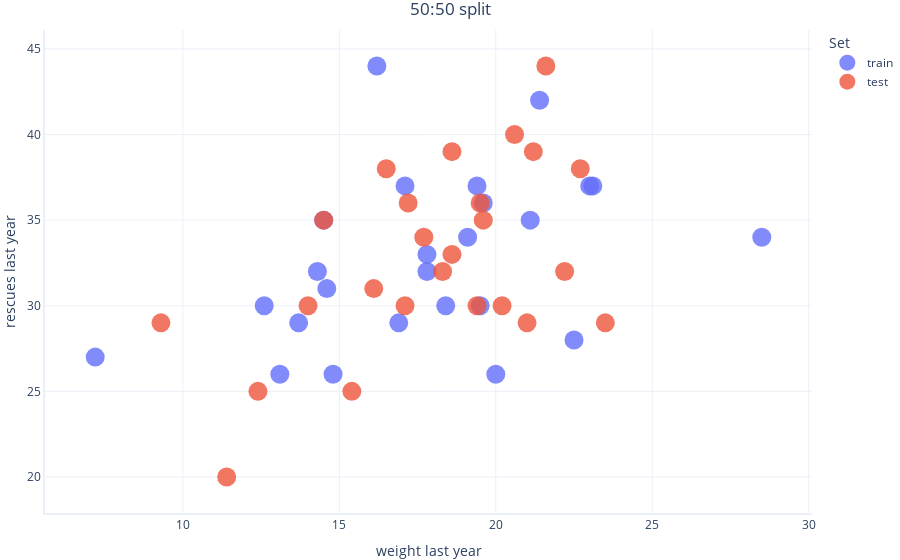
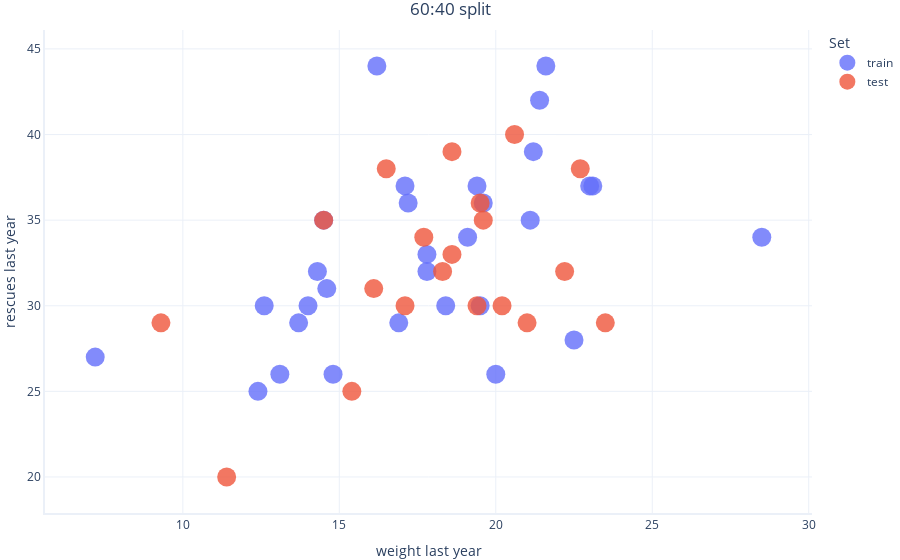
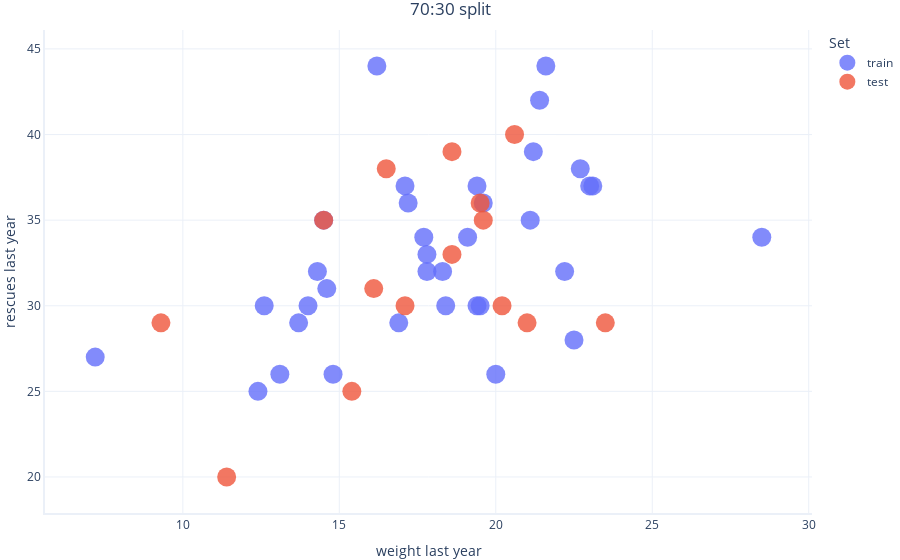
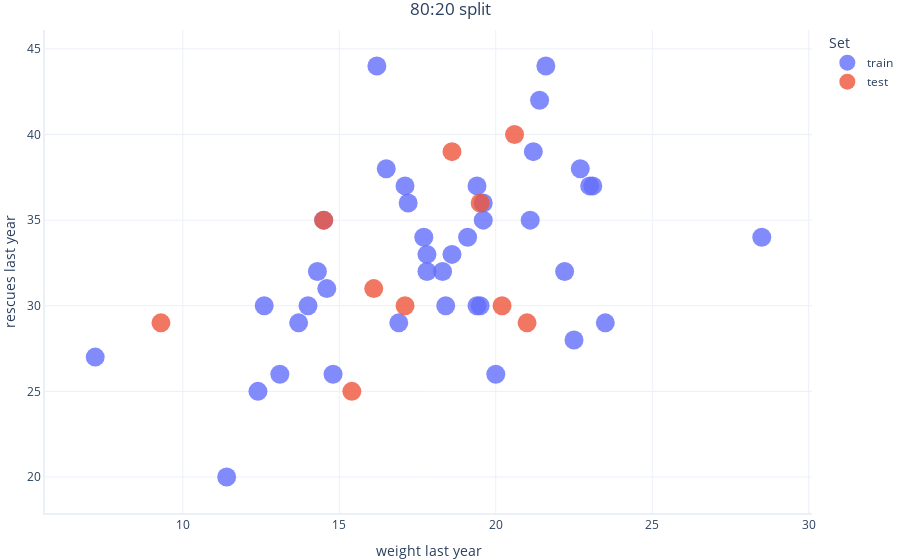

Write notebook code for charts like these, in order.
### Markdown cell above
Notice we have 50 observations plotted (which corresponds to the number of samples in the dataset).

## Dataset split ratio comparison

We'll now split our dataset using different ratios to understand how these can affect our models.

### Code cell
# Split Dataset using different ratios 50:50, 60:40, 70:30, 80:20
train_5050, test_5050 = train_test_split(dataset, test_size=0.5, random_state=2)
train_6040, test_6040 = train_test_split(dataset, test_size=0.4, random_state=2)
train_7030, test_7030 = train_test_split(dataset, test_size=0.3, random_state=2)
train_8020, test_8020 = train_test_split(dataset, test_size=0.2, random_state=2)

# Add a column to each set to identify if a datapoint belongs to "train" or "test"
train_5050, test_5050 = train_5050.assign(Set="train"), test_5050.assign(Set="test")
train_6040, test_6040 = train_6040.assign(Set="train"), test_6040.assign(Set="test")
train_7030, test_7030 = train_7030.assign(Set="train"), test_7030.assign(Set="test")
train_8020, test_8020 = train_8020.assign(Set="train"), test_8020.assign(Set="test")

# Concatenate the "train" and "test" sets for each split so we can plot them on the same chart
df_5050 = pd.concat([train_5050, test_5050], axis=0)
df_6040 = pd.concat([train_6040, test_6040], axis=0)
df_7030 = pd.concat([train_7030, test_7030], axis=0)
df_8020 = pd.concat([train_8020, test_8020], axis=0)

# Plot each distribution for comparison
graphing.scatter_2D(df_5050, "weight_last_year", "rescues_last_year", title="50:50 split", label_colour="Set", show=True)
graphing.scatter_2D(df_6040, "weight_last_year", "rescues_last_year", title="60:40 split", label_colour="Set", show=True)
graphing.scatter_2D(df_7030, "weight_last_year", "rescues_last_year", title="70:30 split", label_colour="Set", show=True)
graphing.scatter_2D(df_8020, "weight_last_year", "rescues_last_year", title="80:20 split", label_colour="Set")

### Figure 1 — Plotly figure (JSON) as saved in the notebook; plotly's stock layout.template omitted (floating-point values rounded to 4 significant figures)
{"data": [{"hovertemplate": "Set=train<br>weight last year=%{x}<br>rescues last year=%{y}<extra></extra>", "legendgroup": "train", "marker": {"color": "#636efa", "size": 19, "symbol": "circle"}, "mode": "markers", "name": "train", "orientation": "v", "showlegend": true, "type": "scatter", "x": [21.4, 19.4, 19.1, 12.6, 14.5, 18.4, 13.1, 13.7, 23.1, 14.6, 14.8, 21.1, 19.5, 22.5, 16.2, 17.1, 23, 17.8, 17.8, 20, 28.5, 14.3, 16.9, 19.6, 7.2], "xaxis": "x", "y": [42, 37, 34, 30, 35, 30, 26, 29, 37, 31, 26, 35, 30, 28, 44, 37, 37, 32, 33, 26, 34, 32, 29, 36, 27], "yaxis": "y"}, {"hovertemplate": "Set=test<br>weight last year=%{x}<br>rescues last year=%{y}<extra></extra>", "legendgroup": "test", "marker": {"color": "#EF553B", "size": 19, "symbol": "circle"}, "mode": "markers", "name": "test", "orientation": "v", "showlegend": true, "type": "scatter", "x": [18.6, 17.1, 16.1, 20.2, 19.5, 14.5, 15.4, 21, 9.3, 20.6, 11.4, 23.5, 19.6, 18.6, 16.5, 19.4, 22.7, 17.7, 22.2, 18.3, 21.6, 12.4, 21.2, 14, 17.2], "xaxis": "x", "y": [39, 30, 31, 30, 36, 35, 25, 29, 29, 40, 20, 29, 35, 33, 38, 30, 38, 34, 32, 32, 44, 25, 39, 30, 36], "yaxis": "y"}], "layout": {"legend": {"title": {"text": "Set"}, "tracegroupgap": 0}, "title": {"text": "50:50 split"}, "xaxis": {"anchor": "y", "domain": [0, 1], "title": {"text": "weight last year"}}, "yaxis": {"anchor": "x", "domain": [0, 1], "title": {"text": "rescues last year"}}}}

### Figure 2 — Plotly figure (JSON) as saved in the notebook; plotly's stock layout.template omitted (floating-point values rounded to 4 significant figures)
{"data": [{"hovertemplate": "Set=train<br>weight last year=%{x}<br>rescues last year=%{y}<extra></extra>", "legendgroup": "train", "marker": {"color": "#636efa", "size": 19, "symbol": "circle"}, "mode": "markers", "name": "train", "orientation": "v", "showlegend": true, "type": "scatter", "x": [21.6, 12.4, 21.2, 14, 17.2, 21.4, 19.4, 19.1, 12.6, 14.5, 18.4, 13.1, 13.7, 23.1, 14.6, 14.8, 21.1, 19.5, 22.5, 16.2, 17.1, 23, 17.8, 17.8, 20, 28.5, 14.3, 16.9, 19.6, 7.2], "xaxis": "x", "y": [44, 25, 39, 30, 36, 42, 37, 34, 30, 35, 30, 26, 29, 37, 31, 26, 35, 30, 28, 44, 37, 37, 32, 33, 26, 34, 32, 29, 36, 27], "yaxis": "y"}, {"hovertemplate": "Set=test<br>weight last year=%{x}<br>rescues last year=%{y}<extra></extra>", "legendgroup": "test", "marker": {"color": "#EF553B", "size": 19, "symbol": "circle"}, "mode": "markers", "name": "test", "orientation": "v", "showlegend": true, "type": "scatter", "x": [18.6, 17.1, 16.1, 20.2, 19.5, 14.5, 15.4, 21, 9.3, 20.6, 11.4, 23.5, 19.6, 18.6, 16.5, 19.4, 22.7, 17.7, 22.2, 18.3], "xaxis": "x", "y": [39, 30, 31, 30, 36, 35, 25, 29, 29, 40, 20, 29, 35, 33, 38, 30, 38, 34, 32, 32], "yaxis": "y"}], "layout": {"legend": {"title": {"text": "Set"}, "tracegroupgap": 0}, "title": {"text": "60:40 split"}, "xaxis": {"anchor": "y", "domain": [0, 1], "title": {"text": "weight last year"}}, "yaxis": {"anchor": "x", "domain": [0, 1], "title": {"text": "rescues last year"}}}}

### Figure 3 — Plotly figure (JSON) as saved in the notebook; plotly's stock layout.template omitted (floating-point values rounded to 4 significant figures)
{"data": [{"hovertemplate": "Set=train<br>weight last year=%{x}<br>rescues last year=%{y}<extra></extra>", "legendgroup": "train", "marker": {"color": "#636efa", "size": 19, "symbol": "circle"}, "mode": "markers", "name": "train", "orientation": "v", "showlegend": true, "type": "scatter", "x": [19.4, 22.7, 17.7, 22.2, 18.3, 21.6, 12.4, 21.2, 14, 17.2, 21.4, 19.4, 19.1, 12.6, 14.5, 18.4, 13.1, 13.7, 23.1, 14.6, 14.8, 21.1, 19.5, 22.5, 16.2, 17.1, 23, 17.8, 17.8, 20, 28.5, 14.3, 16.9, 19.6, 7.2], "xaxis": "x", "y": [30, 38, 34, 32, 32, 44, 25, 39, 30, 36, 42, 37, 34, 30, 35, 30, 26, 29, 37, 31, 26, 35, 30, 28, 44, 37, 37, 32, 33, 26, 34, 32, 29, 36, 27], "yaxis": "y"}, {"hovertemplate": "Set=test<br>weight last year=%{x}<br>rescues last year=%{y}<extra></extra>", "legendgroup": "test", "marker": {"color": "#EF553B", "size": 19, "symbol": "circle"}, "mode": "markers", "name": "test", "orientation": "v", "showlegend": true, "type": "scatter", "x": [18.6, 17.1, 16.1, 20.2, 19.5, 14.5, 15.4, 21, 9.3, 20.6, 11.4, 23.5, 19.6, 18.6, 16.5], "xaxis": "x", "y": [39, 30, 31, 30, 36, 35, 25, 29, 29, 40, 20, 29, 35, 33, 38], "yaxis": "y"}], "layout": {"legend": {"title": {"text": "Set"}, "tracegroupgap": 0}, "title": {"text": "70:30 split"}, "xaxis": {"anchor": "y", "domain": [0, 1], "title": {"text": "weight last year"}}, "yaxis": {"anchor": "x", "domain": [0, 1], "title": {"text": "rescues last year"}}}}

### Figure 4 — Plotly figure (JSON) as saved in the notebook; plotly's stock layout.template omitted (floating-point values rounded to 4 significant figures)
{"data": [{"hovertemplate": "Set=train<br>weight last year=%{x}<br>rescues last year=%{y}<extra></extra>", "legendgroup": "train", "marker": {"color": "#636efa", "size": 19, "symbol": "circle"}, "mode": "markers", "name": "train", "orientation": "v", "showlegend": true, "type": "scatter", "x": [11.4, 23.5, 19.6, 18.6, 16.5, 19.4, 22.7, 17.7, 22.2, 18.3, 21.6, 12.4, 21.2, 14, 17.2, 21.4, 19.4, 19.1, 12.6, 14.5, 18.4, 13.1, 13.7, 23.1, 14.6, 14.8, 21.1, 19.5, 22.5, 16.2, 17.1, 23, 17.8, 17.8, 20, 28.5, 14.3, 16.9, 19.6, 7.2], "xaxis": "x", "y": [20, 29, 35, 33, 38, 30, 38, 34, 32, 32, 44, 25, 39, 30, 36, 42, 37, 34, 30, 35, 30, 26, 29, 37, 31, 26, 35, 30, 28, 44, 37, 37, 32, 33, 26, 34, 32, 29, 36, 27], "yaxis": "y"}, {"hovertemplate": "Set=test<br>weight last year=%{x}<br>rescues last year=%{y}<extra></extra>", "legendgroup": "test", "marker": {"color": "#EF553B", "size": 19, "symbol": "circle"}, "mode": "markers", "name": "test", "orientation": "v", "showlegend": true, "type": "scatter", "x": [18.6, 17.1, 16.1, 20.2, 19.5, 14.5, 15.4, 21, 9.3, 20.6], "xaxis": "x", "y": [39, 30, 31, 30, 36, 35, 25, 29, 29, 40], "yaxis": "y"}], "layout": {"legend": {"title": {"text": "Set"}, "tracegroupgap": 0}, "title": {"text": "80:20 split"}, "xaxis": {"anchor": "y", "domain": [0, 1], "title": {"text": "weight last year"}}, "yaxis": {"anchor": "x", "domain": [0, 1], "title": {"text": "rescues last year"}}}}
